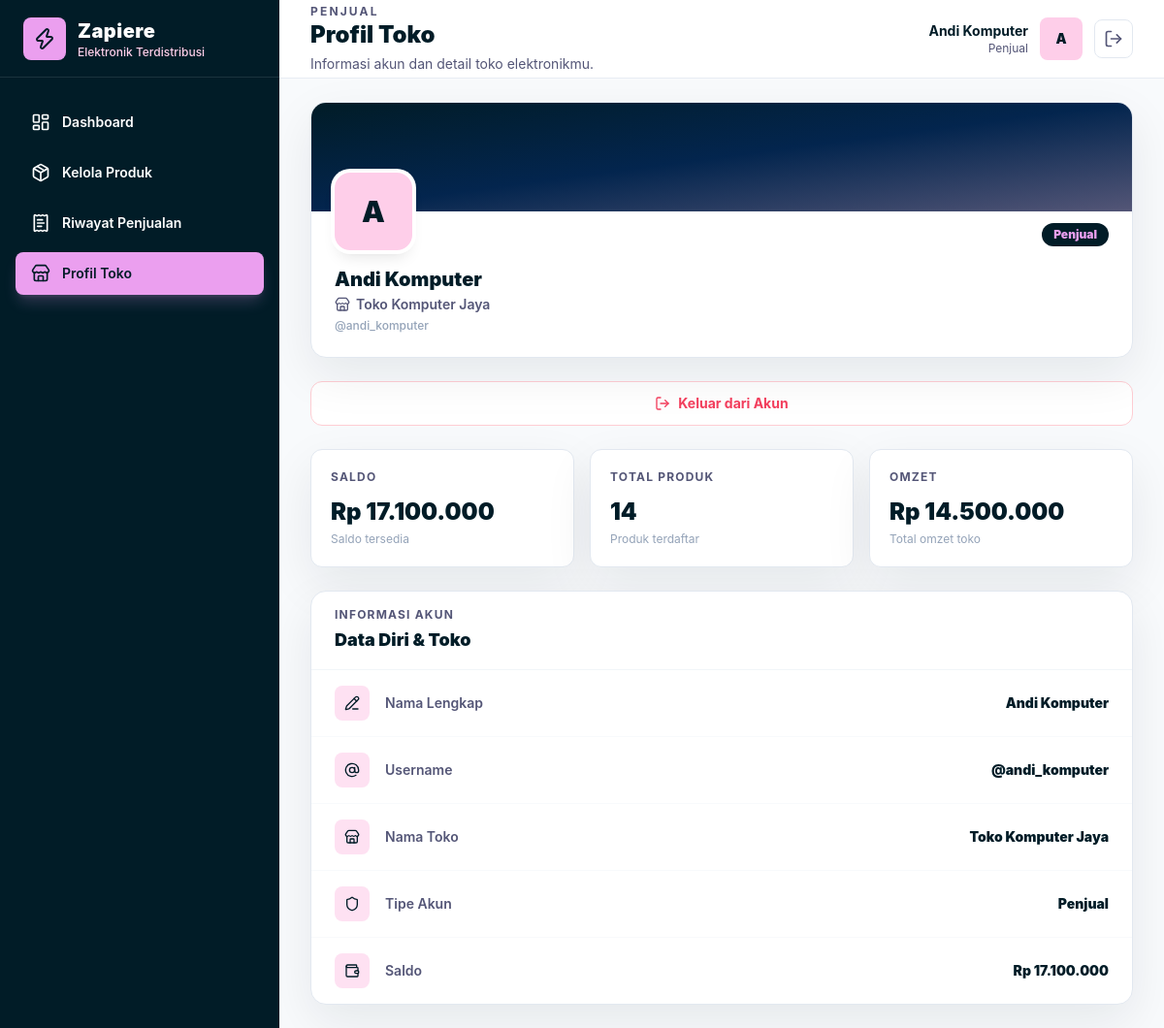
Screenshot of /views/penjual/profil.php (signed in) with the database file from the repository.
### tables this page shows
CREATE TABLE `users` (
  `id_user` int NOT NULL,
  `username` varchar(100) NOT NULL,
  `nama` varchar(100) NOT NULL,
  `password` varchar(100) NOT NULL,
  `role` enum('penjual','pembeli','admin') NOT NULL,
  `saldo` int DEFAULT '0',
  `nama_toko` varchar(100) NOT NULL
);

### config/config.php (called while the page is built, shortened)
<?php
$host = "localhost";
$username = "root";
$password = "";
$database = "zapiere";
$conn = null;
if (function_exists('mysqli_connect')) {
    $conn = @mysqli_connect($host, $username, $password, $database);
    if ($conn) {
        mysqli_set_charset($conn, "utf8mb4");
    }
}
function e($value)
{
    return htmlspecialchars((string) $value, ENT_QUOTES, 'UTF-8');
}
function db_available()
{
    global $conn;
    return $conn instanceof mysqli;
}
function db_all($sql)
{
    global $conn;
    $result = mysqli_query($conn, $sql);
    return mysqli_fetch_all($result, MYSQLI_ASSOC);
}
function db_one($sql)
{
    $rows = db_all($sql);
    return $rows ? $rows[0] : null;
}
function app_base_url()
{
    $scriptName = str_replace('\\', '/', $_SERVER['SCRIPT_NAME'] ?? '');
    $viewsPos = strpos($scriptName, '/views/');
    if ($viewsPos !== false) {
        return rtrim(substr($scriptName, 0, $viewsPos), '/');
    }
    $dir = rtrim(str_replace('\\', '/', dirname($scriptName)), '/');
    return $dir === '/' ? '' : $dir;
}
function url_for($path)
{
    return app_base_url() . '/' . ltrim($path, '/');
}

### views/components/session_guard.php (called while the page is built, shortened)
<?php
require_once __DIR__ . '/../../config/config.php';
require_once __DIR__ . '/../../models/UserModel.php';
function require_role(string $role): array
{
    $user = $_SESSION['zapiere_user'];
    return $user;
}

### models/UserModel.php (called while the page is built, shortened)
<?php
require_once __DIR__ . '/../config/config.php';
function get_seller_stats(int $sellerId): array
{
    $row = db_one("
        SELECT
            f_format_rupiah(f_total_omzet_penjual({$sellerId})) AS total_omzet_rp,
            f_jumlah_produk_toko({$sellerId}) AS total_produk
    ");
    return $row ?: ['total_omzet_rp' => 'Rp 0', 'total_produk' => 0];
}

### views/penjual/profil.php (the view)
<?php
require_once __DIR__ . '/../../config/config.php';
require_once __DIR__ . '/../components/layout.php';
require_once __DIR__ . '/../../models/UserModel.php';
$user = require_role('penjual');
$userId = (int) $user['id_user'];
$fullUser = db_one("SELECT * FROM users WHERE id_user = {$userId}");
$user = $fullUser ?: $user;
$sellerStats = get_seller_stats($userId);
$totalProduk = $sellerStats['total_produk'];
$totalOmzet  = $sellerStats['total_omzet_rp'];
zapiere_page_start('Profil Toko', 'penjual', 'profil', 'Informasi akun dan detail toko elektronikmu.');
?>
<div class="grid gap-6 xl:grid-cols-[340px_1fr]">
    <div class="flex flex-col gap-6">
        <div class="relative overflow-hidden rounded-2xl border border-slate-200 bg-white shadow-soft">
            <div class="h-28 bg-gradient-to-br from-[#011C27] via-[#03254E] to-[#545677]"></div>
            <div class="px-6 pb-6">
                <div class="-mt-10 mb-4 flex items-end justify-between">
                    <div class="flex h-20 w-20 items-center justify-center rounded-2xl bg-[#FECEE9] text-3xl font-black text-[#011C27] ring-4 ring-white shadow-lg">
                        <?= e(strtoupper(substr($user['nama'] ?? 'Z', 0, 1))) ?>
                    </div>
                    <span class="mb-1 rounded-full bg-[#011C27] px-3 py-1 text-xs font-black text-[#EB9FEF] capitalize">
                        <?= e($user['role'] ?? 'penjual') ?>
                    </span>
                </div>
                <h2 class="text-xl font-black text-[#011C27]"><?= e($user['nama'] ?? '-') ?></h2>
                <?php if (!empty($user['nama_toko'])): ?>
                    <p class="mt-0.5 flex items-center gap-1.5 text-sm font-semibold text-[#545677]">
                        <i data-lucide="store" class="h-4 w-4 flex-shrink-0"></i>
                        <?= e($user['nama_toko']) ?>
                    </p>
                <?php endif; ?>
                <p class="mt-1 text-xs text-slate-400 font-medium">@<?= e($user['username'] ?? '-') ?></p>
            </div>
        </div>
        <a href="<?= e(url_for('logout.php')) ?>"
           class="flex items-center justify-center gap-2 rounded-xl border border-rose-200 py-3 text-sm font-bold text-rose-500 transition hover:bg-rose-50 hover:border-rose-400 bg-white">
            <i data-lucide="log-out" class="h-4 w-4"></i>
            Keluar dari Akun
        </a>
    </div>
    <div class="flex flex-col gap-6">
        <div class="grid gap-4 sm:grid-cols-3">
            <div class="rounded-xl border border-slate-200 bg-white p-5 shadow-soft">
                <p class="text-xs font-bold uppercase tracking-widest text-[#545677]">Saldo</p>
                <p class="mt-3 text-2xl font-black text-[#011C27]">Rp <?= number_format((int)($user['saldo'] ?? 0), 0, ',', '.') ?></p>
                <p class="mt-1 text-xs text-slate-400">Saldo tersedia</p>
            </div>
            <div class="rounded-xl border border-slate-200 bg-white p-5 shadow-soft">
                <p class="text-xs font-bold uppercase tracking-widest text-[#545677]">Total Produk</p>
                <p class="mt-3 text-2xl font-black text-[#011C27]"><?= e($totalProduk) ?></p>
                <p class="mt-1 text-xs text-slate-400">Produk terdaftar</p>
            </div>
            <div class="rounded-xl border border-slate-200 bg-white p-5 shadow-soft">
                <p class="text-xs font-bold uppercase tracking-widest text-[#545677]">Omzet</p>
                <p class="mt-3 text-2xl font-black text-[#011C27]"><?= e($totalOmzet) ?></p>
                <p class="mt-1 text-xs text-slate-400">Total omzet toko</p>
            </div>
        </div>
        <div class="rounded-2xl border border-slate-200 bg-white shadow-soft overflow-hidden">
            <div class="border-b border-slate-100 px-6 py-4">
                <p class="text-xs font-bold uppercase tracking-widest text-[#545677]">Informasi Akun</p>
                <h3 class="mt-1 text-lg font-black text-[#011C27]">Data Diri & Toko</h3>
            </div>
            <div class="divide-y divide-slate-50">
                <?php
                $rows = [
                    ['pencil-line', 'Nama Lengkap',   $user['nama'] ?? '-'],
                    ['at-sign',     'Username',        '@' . ($user['username'] ?? '-')],
                    ['store',       'Nama Toko',       $user['nama_toko'] ?: '-'],
                    ['shield',      'Tipe Akun',       ucfirst($user['role'] ?? '-')],
                    ['wallet',      'Saldo',           'Rp ' . number_format((int)($user['saldo'] ?? 0), 0, ',', '.')],
                ];
                foreach ($rows as [$icon, $label, $value]):
                ?>
                <div class="flex items-center gap-4 px-6 py-4">
                    <div class="flex h-9 w-9 flex-shrink-0 items-center justify-center rounded-lg bg-[#FECEE9]/60 text-[#011C27]">
                        <i data-lucide="<?= $icon ?>" class="h-4 w-4"></i>
                    </div>
                    <div class="flex flex-1 items-center justify-between gap-4 min-w-0">
                        <span class="text-sm font-semibold text-[#545677]"><?= e($label) ?></span>
                        <span class="text-sm font-black text-[#011C27] text-right"><?= e($value) ?></span>
                    </div>
                </div>
                <?php endforeach; ?>
            </div>
        </div>
    </div>
</div>
<?php zapiere_page_end(); ?>

### views/components/layout.php (shortened to what this page needs)
<?php
require_once __DIR__ . '/../../config/config.php';
require_once __DIR__ . '/session_guard.php';
require_once __DIR__ . '/sidebar.php';
function zapiere_page_start($title, $role, $active, $subtitle = '')
{
    $user = require_role($role);
    ?>
    <!DOCTYPE html>
    <html lang="id">
    <head>
        <script src="https://cdn.tailwindcss.com"></script>
    </head>
    <body class="min-h-screen bg-slate-50 font-sans text-[#011C27] antialiased">
        <div class="min-h-screen lg:flex">
            <div class="min-w-0 flex-1">
                <header class="sticky top-0 z-20 border-b border-slate-200/80 bg-white/90 backdrop-blur">
                    <div class="flex h-20 items-center justify-between gap-4 px-4 sm:px-6 lg:px-8">
                        <div class="flex min-w-0 items-center gap-3">
                            <div class="min-w-0">
                                <p class="text-xs font-bold uppercase tracking-[0.18em] text-[#545677]"><?= e($role) ?></p>
                                <h1 class="truncate text-xl font-black sm:text-2xl"><?= e($title) ?></h1>
                                <?php if ($subtitle): ?>
                                    <p class="mt-1 hidden text-sm text-[#545677] sm:block"><?= e($subtitle) ?></p>
                                <?php endif; ?>
                            </div>
                        </div>
                        <div class="flex items-center gap-3">
                            <div class="hidden text-right sm:block">
                                <p class="text-sm font-bold"><?= e($user['nama'] ?? 'User Zapiere') ?></p>
                                <p class="text-xs capitalize text-[#545677]"><?= e($user['role'] ?? $role) ?></p>
                            </div>
                            <div class="flex h-11 w-11 items-center justify-center rounded-lg bg-[#FECEE9] text-sm font-black text-[#011C27]">
                                <?= e(strtoupper(substr($user['nama'] ?? 'Z', 0, 1))) ?>
                            </div>
                            <a href="<?= e(url_for('logout.php')) ?>" class="hidden h-10 w-10 items-center justify-center rounded-lg border border-slate-200 text-[#545677] transition hover:border-[#EB9FEF] hover:text-[#011C27] sm:inline-flex" title="Keluar">
                                <i data-lucide="log-out" class="h-5 w-5"></i>
                            </a>
                        </div>
                    </div>
                </header>
                <main class="space-y-6 px-4 py-6 sm:px-6 lg:px-8">
    <?php
}
function zapiere_page_end()
{
    ?>
                </main>
            </div>
        </div>
    </body>
    </html>
    <?php
}
    ?>

### rows the page displays
users: role "PENJUAL", nama "Andi Komputer", role "Penjual", nama "A", nama_toko "Toko Komputer Jaya", username "andi_komputer", saldo "17.100.000"

### other values shown
$item['label'] "Dashboard"
$item['label'] "Kelola Produk"
$item['label'] "Riwayat Penjualan"
$item['label'] "Profil Toko"
$title "Profil Toko"
$subtitle "Informasi akun dan detail toko elektronikmu."
$totalProduk "14"
$totalOmzet "Rp 14.500.000"
$label "Nama Lengkap"
$value "Andi Komputer"
$label "Username"
$value "@andi_komputer"
$label "Nama Toko"
$value "Toko Komputer Jaya"
$label "Tipe Akun"
